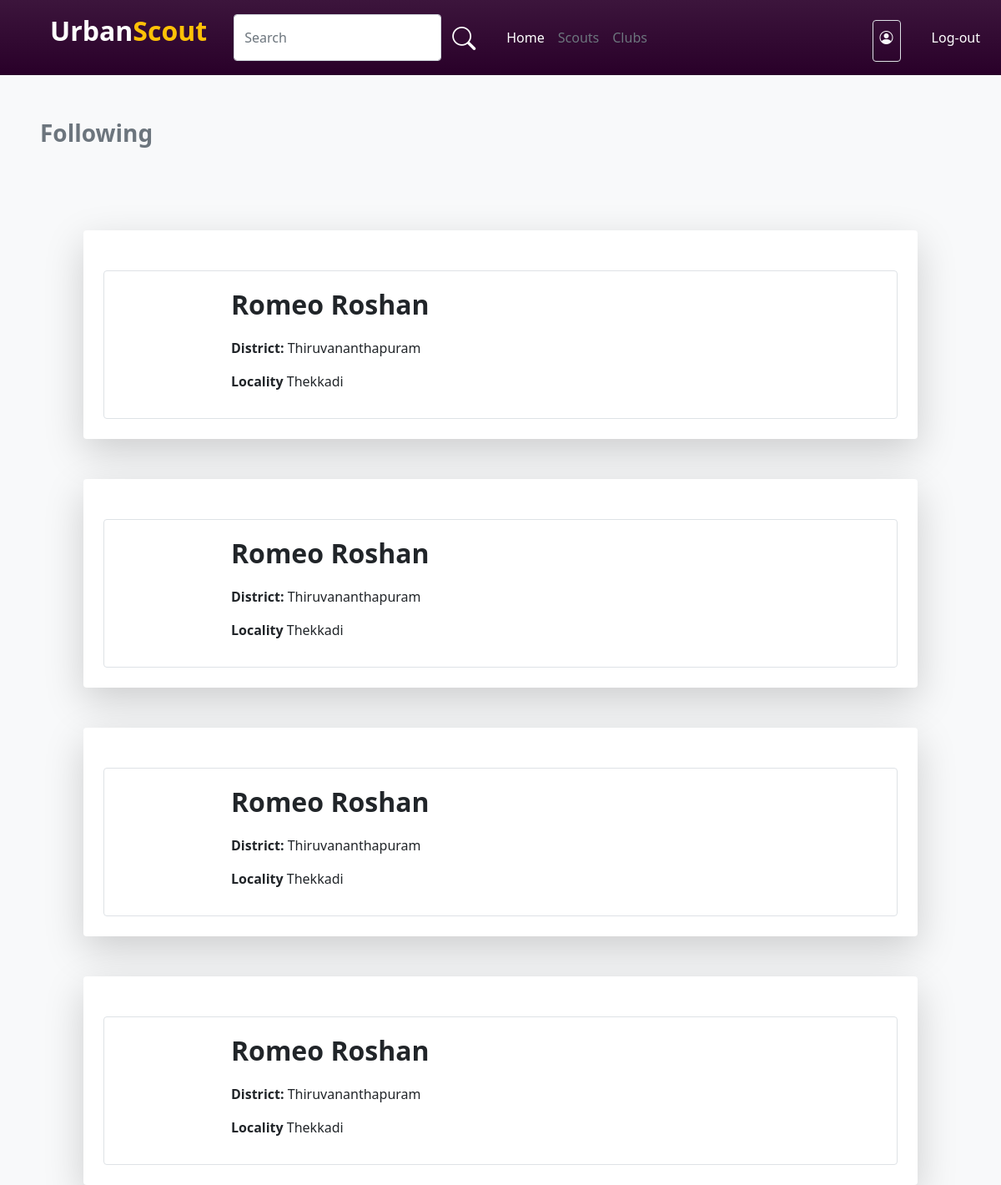
/followingUsers/33, run on an earlier commit of the app's database.
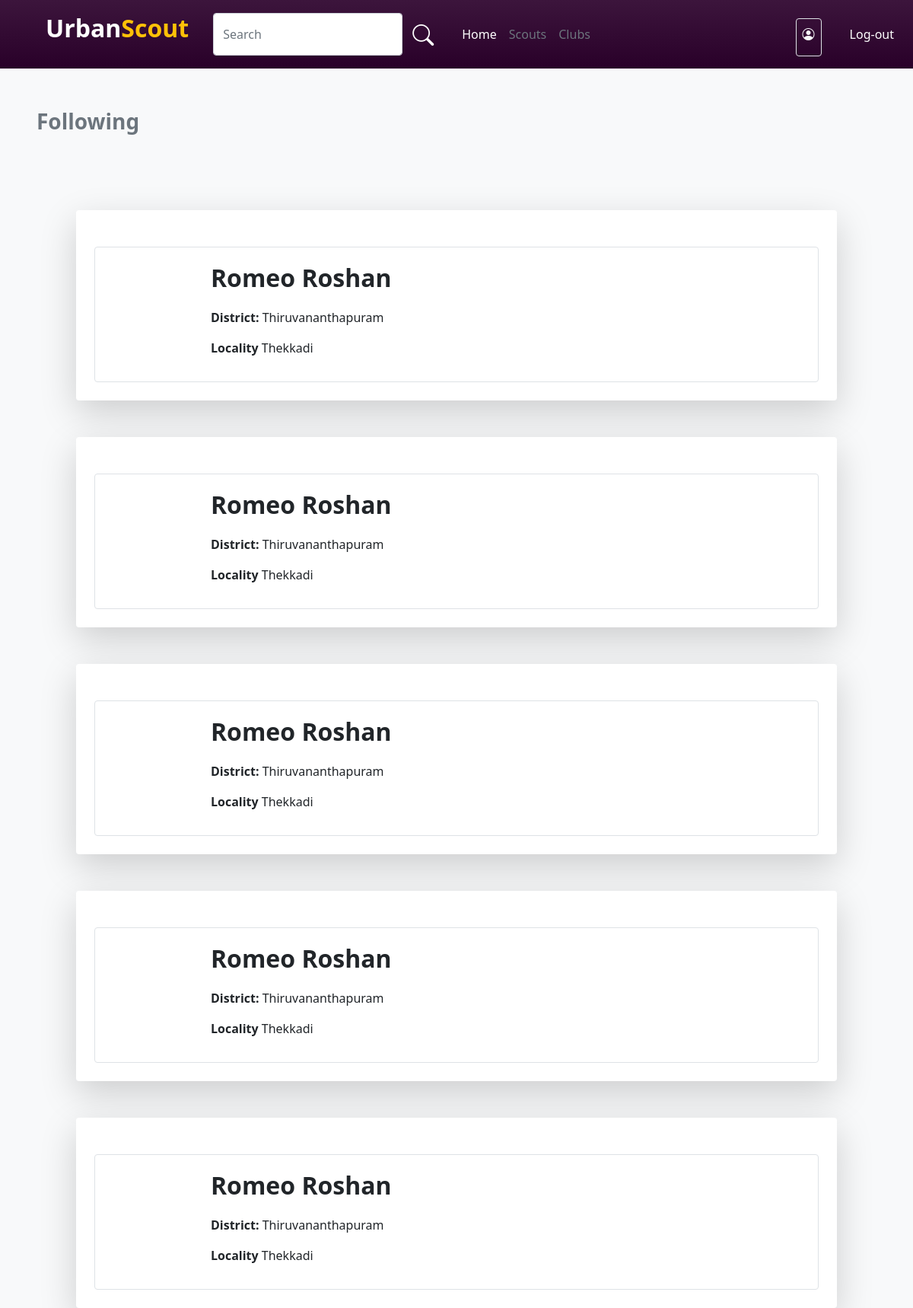
And on a later commit of the database.
### account/models.py (models this page shows)
class following(models.Model):
    followed=models.ForeignKey(User,on_delete=models.CASCADE,related_name='following_followed')
    following=models.ForeignKey(User,on_delete=models.CASCADE,related_name='following_following')

class User(AbstractUser):
    username=models.CharField(max_length=32, blank=True, null=True)
    USERNAME_FIELD = 'email'
    email = models.EmailField(unique=True)
    img=models.ImageField(upload_to='pics',default='https://img.freepik.com/free-icon/man_318-677829.jpg',null=True)
    is_player=models.BooleanField('is_player',default=False)
    is_club=models.BooleanField('is_club',default=False)
    is_scout=models.BooleanField('is_scout',default=False)
    player_dob = models.DateField(("Date of Birth"), default=date.today, validators=[validate_dob])
    player_pos = models.CharField(("Position"),default='',max_length=30,choices=Pos_Choice)
    district = models.CharField(("District"),default='',max_length=20,choices=District_Choice)
    locality = models.CharField(("Locality"),default='',max_length=50,blank=True)
    player_foot = models.CharField(("Prefered Foot"),default='',max_length=10,choices=Foot_Choice)
    player_ability = models.IntegerField(("Ability"),default=0,choices=Ability_Choice)
    club_reputation = models.IntegerField(("Club Reputation"),default=0,choices=Ability_Choice)
    player_potential = models.IntegerField(("Potential"),default=0,choices=Ability_Choice)
    desc=models.CharField(("Description"),max_length=100, default='')
    club_name=models.CharField((("Club Name")),default='',max_length=30)
    scouted_by=models.CharField(max_length=30,default='')
    subscribed=models.BooleanField(default=False)
    phone = models.CharField(("Phone Number"), null=True, max_length=10, validators=[phone_number_validator])
    REQUIRED_FIELDS = []

### account/views.py (the view)
# urls.py: path('followingUsers/<int:user_id>',views.followingUsers,name="followingUsers"),
def followingUsers(request,user_id):
    users=following.objects.filter(following_id=user_id)
    return render(request,'following.html',{'follower':users})

### template/following.html (shortened to what the changed rows need)
{% load static %}
<!DOCTYPE html>
<html lang="en">
<head>
    <link rel="stylesheet" href="{% static 'style.css' %}">
    <link href="https://cdn.jsdelivr.net/npm/bootstrap@5.0.2/dist/css/bootstrap.min.css" rel="stylesheet"
>
    <link rel="stylesheet" href="https://cdn.jsdelivr.net/npm/bootstrap-icons@1.10.5/font/bootstrap-icons.css">
</head>
<body class="bg-light">
    <div class="d-flex flex-column align-items-center justify-content-center">
        {% for i in follower %}
        <div class="col-10 bg-white rounded p-4 shadow-lg mt-5">
            <div class="border mt-4 d-flex flex-lg-row flex-column justify-content-center justify-content-lg-start align-items-center w-100 p-3 rounded">
                <div class="d-flex align-items-center">
                    <div class="player-scout-img">
                    </div>
                </div>
                <div class="ms-3 col-lg-7 col-12">
                    {% if i.following.is_club %}
                    <p class="fs-2 fw-bold">{{i.following.club_name}}</p>
                    {% else %}
                    <p class="fs-2 fw-bold">{{i.following.first_name}} {{i.following.last_name}}</p>
                    {% endif %}
                    <p class=""><b>District: </b>{{i.following.district}} </p>
                    <p class=""><b>Locality </b>{{i.following.locality}}</p>
                </div>
            </div>
        </div>
        {% endfor %}
    </div>
</body>
</html>

What changed in the data, as far as the page shows it:
added following: following.first_name "Romeo", following.last_name "Roshan", following.district "Thiruvananthapuram", following.locality "Thekkadi"
